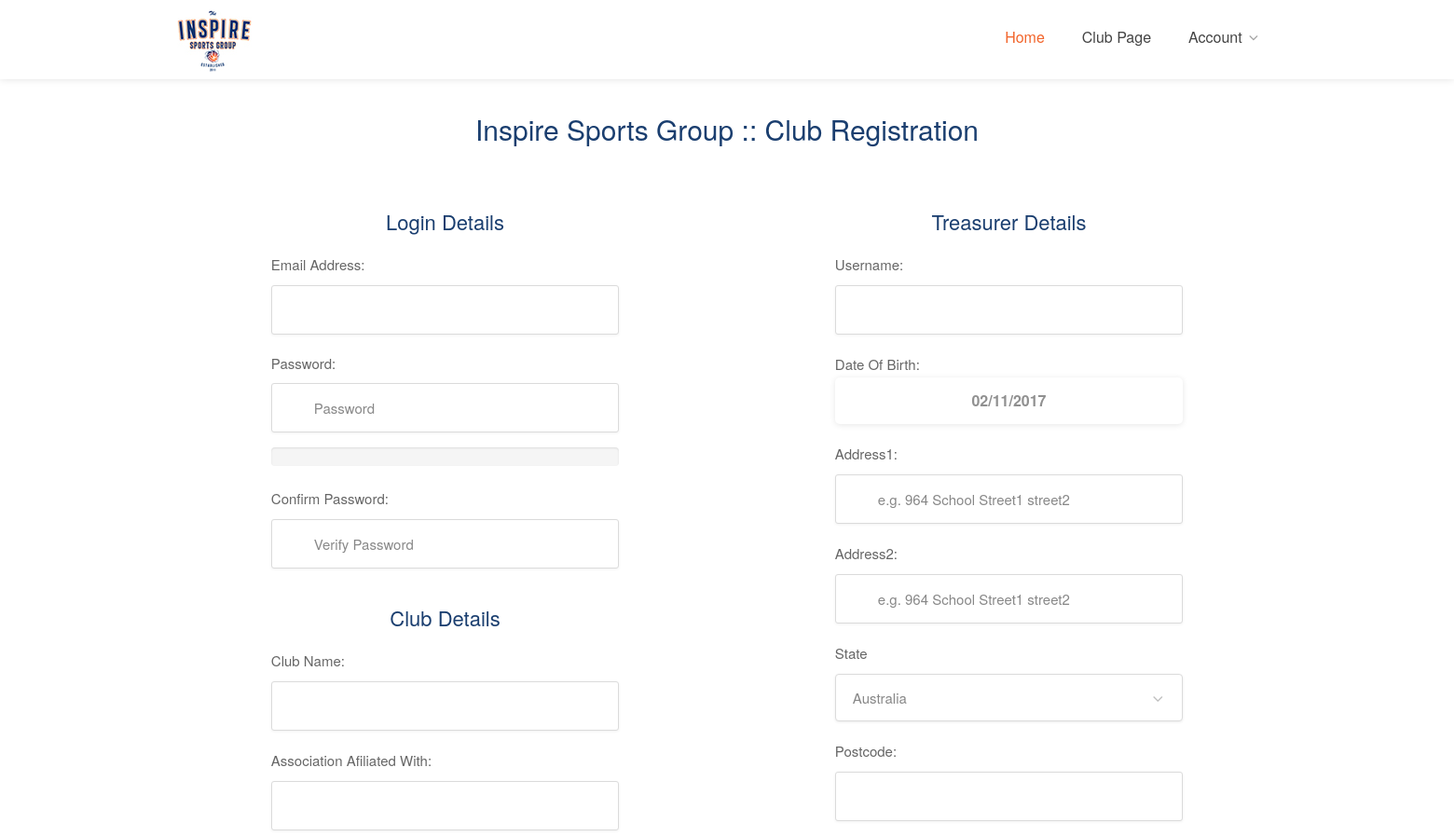
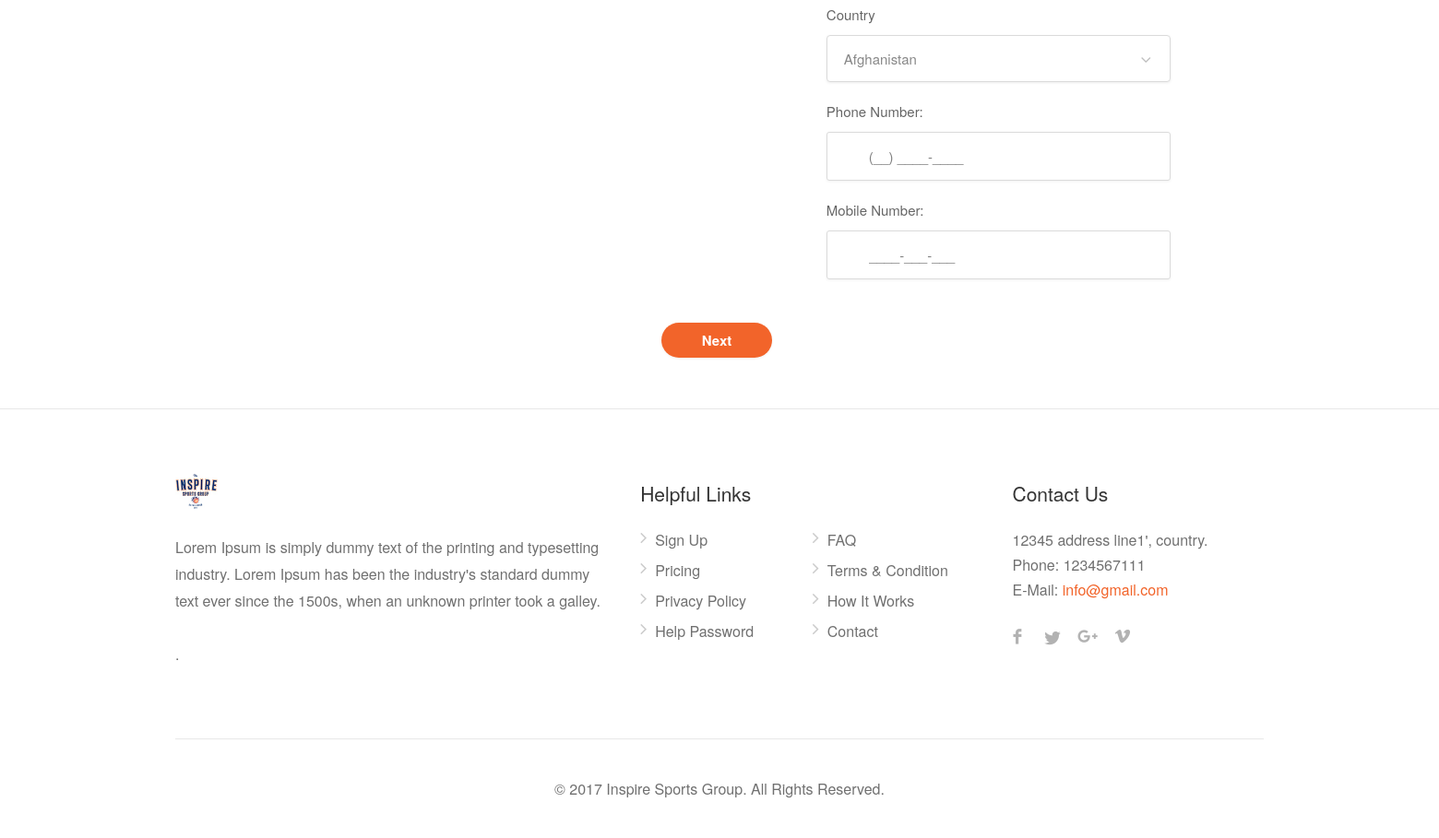
The page /index.php/netball/clubRegistrationForm on the database its author committed (2 pictures, top to bottom).
### tables this page shows
CREATE TABLE IF NOT EXISTS `tbl_countries` (
  `id` int(11) NOT NULL AUTO_INCREMENT,
  `country_code` varchar(2) NOT NULL DEFAULT '',
  `country_name` varchar(100) NOT NULL DEFAULT '',
  PRIMARY KEY (`id`)
);

CREATE TABLE IF NOT EXISTS `tbl_about_us` (
  `about_id` int(11) NOT NULL AUTO_INCREMENT,
  `description` longtext NOT NULL,
  PRIMARY KEY (`about_id`)
);

CREATE TABLE IF NOT EXISTS `tbl_contact_us` (
  `contact_us_id` int(11) NOT NULL AUTO_INCREMENT,
  `email` varchar(255) NOT NULL,
  `phone` varchar(255) NOT NULL,
  `address` longtext NOT NULL,
  PRIMARY KEY (`contact_us_id`)
);

### application/views/content_handler.php (called while the page is built)
<?php include('header.php');?>
<?php include('navbar.php');?>
<?php include('content.php');?>
<?php include('footer.php');?>

### application/controllers/Netball.php (called while the page is built, shortened)
<?php
class Netball extends CI_Controller {
    public function __construct()
    {
        $this->load->library(array('session'));
        $this->load->model('Netballmodel');
    }
    public function clubRegistrationForm()
    {
        $data['countrylist'] = $this->Netballmodel->getcountrylist();
        $data['aboutusinfo'] = $this->Netballmodel->getaboutusinfo();
        $data['contactusinfo'] = $this->Netballmodel->getcontactusinfo();
        $data['sociallinkdatalist'] = $this->Netballmodel->getsociallinkdatalist();
        $data['pageName'] = "CLUB_REGISTRATION_FORM";
        $this->load->view("content_handler", $data);
    }
}

### index.php (called while the page is built, shortened)
<?php
require_once BASEPATH.'core/CodeIgniter.php';

### application/models/Netballmodel.php (called while the page is built, shortened)
<?php
Class Netballmodel extends CI_Model
{
    public function getcountrylist()
    {
        $this->db->select('*');
        $this->db->from('tbl_countries');
        return $this->db->get()->result();
    }
     public function getaboutusinfo()
    {
        $this->db->select('*');
        $this->db->from('tbl_about_us');
        return $this->db->get()->row();
    }
     public function getcontactusinfo()
    {
        $this->db->select('*');
        $this->db->from('tbl_contact_us');
        return $this->db->get()->row();
    }
     public function getsociallinkdatalist()
    {
        $this->db->select('*');
        $this->db->from('tbl_social_link');
        $this->db->where('status',1);
        return $this->db->get()->result();
    }
}

### application/views/contents/club-registration-form.php (the view, shortened to what this page needs)
<div class="fullwidth-box padding-bottom-35" id="services">
	<div class="container">
		<h3 class="headline centered margin-bottom-45 padding-top-35">Inspire Sports Group :: Club Registration</h3>
		<div class="row">
			<form action="<?php echo site_url();?>/netball/clubRegistrationFormdata" method="post" id="club_reg" class="sign-in-form" enctype="multipart/form-data">
				<div class="col-md-4 col-md-offset-1">
					<h4 class="headline centered margin-bottom-15 padding-top-25">Login Details</h4>
					<p class="form-row form-row-wide">
						<label for="email2">Email Address:
							<i class="im im-icon-Mail"></i>
							<input type="email" class="input-text" name="email" id="email2"  required/>
						</label>
					</p>
					<div class="form-row form-group form-row-wide">
						<label for="password">Password:
							<i class="im im-icon-Lock-2" style="top: 48px;"></i>
							<input class="input-text exampleInputPassword1" id="password" name="password" type="password" pattern="^\S{6,}$" onchange="this.setCustomValidity(this.validity.patternMismatch ? 'Must have at least 6 characters' : ''); if(this.checkValidity()) form.password_two.pattern = this.value;"  placeholder="Password" required/>
							<div class="progress">
				            </div>
						</label>
					</div>
					<p class="form-row form-row-wide">
						<label for="password_two">Confirm Password:
							<i class="im im-icon-Lock-2"></i>
							<input class="input-text" title="password do not match" id="password_two" name="password_two" type="password" pattern="^\S{6,}$" onchange="this.setCustomValidity(this.validity.patternMismatch ? 'Please enter the same Password as above' : '');" placeholder="Verify Password" required/>
						</label>
					</p>
					<h4 class="headline centered margin-bottom-15 padding-top-25">Club Details</h4>
					<p class="form-row form-row-wide">
						<label for="username3">Club Name:
							<i class="im im-icon-Tennis-Ball"></i>
							<input type="text" class="input-text" name="clubname" id="clubname" required/>
						</label>
					</p>
					<p class="form-row form-row-wide">
						<label for="username4">Association Afiliated With:
							<i class="im im-icon-Data-Yes"></i>
							<input type="text" class="input-text" name="association" id="association"  required/>
						</label>
					</p>
				</div>
				<div class="col-md-4 col-md-offset-2">
					<h4 class="headline centered margin-bottom-15 padding-top-25">Treasurer Details</h4>
					<p class="form-row form-row-wide">
						<label for="username2">Username:
							<i class="im im-icon-Male"></i>
							<input type="text" class="input-text" name="username" id="username2" required/>
						</label>
					</p>
					<p class="form-row form-row-wide">
						<label for="dateofbirth">Date Of Birth:
							<input type="text" name="dateofbirth" id="booking-date" data-lang="en" data-large-mode="true" data-min-year="1800" data-max-year="2020" data-format="d/m/Y">
						</label>
					</p>
					<p class="form-row form-row-wide">
						<label for="address">Address1:
							<i class="im im-icon-Location-2"></i>
							<input type="text" name="address1" id="address1" placeholder="e.g. 964 School Street1 street2" required>
						</label>
					</p>
					<p class="form-row form-row-wide">
						<label for="address">Address2:
							<i class="im im-icon-Location-2"></i>
							<input type="text" name="address2" id="address2" placeholder="e.g. 964 School Street1 street2">
						</label>
					</p>
					<p class="form-row form-row-wide">
						<label for="select1">State</label>
						<select name="state" id="state" class="chosen-select-no-single"  required>
							<option value="Australia" selected>Australia</option>
						</select>
					</p>
					<p class="form-row form-row-wide">
						<label for="postcode">Postcode:
							<i class="im im-icon-Post-Office"></i>
							<input type="text" class="input-text" name="postcode" id="postcode"  required/>
						</label>
					</p>
					<p class="form-row form-row-wide">
						<label for="select1">Country</label>
						<select name="country" id="country" class="chosen-select-no-single"  required>
							<?php foreach ($countrylist as $country) { ?>
						    	<option value="<?php if (!empty($country->country_name)) echo $country->country_name; ?>"><?php if (!empty($country->country_name)) echo $country->country_name; ?></option>
							<?php } ?>
						</select>
					</p>
					<p class="form-row form-row-wide">
						<label for="phonenumber">Phone Number:
							<i class="im im-icon-Phone"></i>
							<input id="phone" type="tel" name="phone" value="(__) ____-____" >
						</label>
					</p>
					<p class="form-row form-row-wide">
						<label for="mobilenumber">Mobile Number:
							<i class="im im-icon-Phone-4G"></i>
							<input id="phone2" type="tel" name="mobile" value="____-___-___" pattern="[0-9]{4}-?[0-9]{3}-?[0-9]{3}$" required>
						</label>
					</p>
				</div>
				<div class="clearfix"></div>
				<div class="col-md-12 text-center">
					<input type="submit" id="submit-action" class="button border fw margin-top-30 margin-bottom-20" name="register" value="Next" style="width: 10%" />
				</div>
			</form>
		</div>
	</div>
</div>

### application/views/footer.php (shortened to what this page needs)
<link rel="stylesheet" href="https://cdnjs.cloudflare.com/ajax/libs/font-awesome/4.7.0/css/font-awesome.min.css">
  <div id="footer">
    <div class="container">
      <div class="row">
        <div class="col-md-5 col-sm-6">
          <img class="footer-logo" src="<?php echo base_url('assets/images/logoinspire.jpg');?>" alt=""> <br>
          <br>
          <p><?php if (!empty($aboutusinfo->description)) echo $aboutusinfo->description; ?>.</p>
        </div>
        <div class="col-md-4 col-sm-6 ">
          <h4>Helpful Links</h4>
          <ul class="footer-links">
            <li><a href="<?php echo site_url('netball/registerAccType');?>">Sign Up</a></li>
            <li><a href="<?php echo site_url('netball/pricing');?>">Pricing</a></li>
            <li><a href="<?php echo site_url('netball/privacy');?>">Privacy Policy</a></li>
            <li><a href="<?php echo site_url('netball/help_password');?>">Help Password</a></li>
          </ul>
          <ul class="footer-links">
            <li><a href="<?php echo site_url('netball/faq');?>">FAQ</a></li>
            <li><a href="<?php echo site_url('netball/terms_condition');?>">Terms & Condition</a></li>
            <li><a href="<?php echo site_url('netball/working');?>">How It Works</a></li>
            <li><a href="<?php echo site_url('netball/contact');?>">Contact</a></li>
          </ul>
          <div class="clearfix"></div>
        </div>
        <div class="col-md-3  col-sm-12">
          <h4>Contact Us</h4>
          <div class="text-widget"> <span><?php if (!empty($contactusinfo->address)) echo $contactusinfo->address; ?></span> <br>
            Phone: <span><?php if (!empty($contactusinfo->phone)) echo $contactusinfo->phone; ?></span><br>
            E-Mail:<span> <a href="#"><?php if (!empty($contactusinfo->email)) echo $contactusinfo->email; ?></a> </span><br>
          </div>
          <ul class="social-icons margin-top-20">
             <?php
              $fade = "";
              $service = "";
              $index = 0;
              foreach ($sociallinkdatalist as $sociallinkdata) {
                if($index == 0) {
                  $service = "facebook";
                  $fade = "icon-facebook";
                }
                else if($index == 1) {
                  $service = "twitter";
                  $fade = "icon-twitter";
                }
                else if($index == 2) {
                  $service = "gplus";
                  $fade = "icon-gplus";
                }
                else if($index == 3) {
                  $service = "vimeo";
                  $fade = "icon-vimeo";
                }
                 else if($index == 4) {
                 break;
                }
              ?>
                <li><a class="<?php echo $service; ?>" href="<?php if (!empty($sociallinkdata->link)) echo $sociallinkdata->link; ?>" target="new"><i class="<?php echo $fade; ?>"></i></a></li>
            <?php $index++; } ?>
          </ul>
        </div>
      </div>
      <div class="row">
        <div class="col-md-12">
          <div class="copyrights">© 2017 Inspire Sports Group. All Rights Reserved.</div>
        </div>
      </div>
    </div>
  </div>
<link href="<?php echo base_url('assets/css/plugins/datedropper.css');?>" rel="stylesheet" type="text/css">
</body>
</html>

### assets/css/colors/main.css (style rules this page uses)
.style-2 .trigger.active a,.style-2 .ui-accordion .ui-accordion-header-active:hover,.style-2 .ui-accordion .ui-accordion-header-active,#posts-nav li a:hover,.plan.featured .listing-badge,.post-content h3 a:hover,.add-review-photos i,.show-more-button i,.listing-details-sidebar li a,.star-rating .rating-counter a:hover,.more-search-options-trigger:after,.header-widget .sign-in:hover,#footer a,#footer .footer-links li a:hover,#navigation.style-1 .current,#navigation.style-1 ul li:hover a,.user-menu.active .user-name:after,.user-menu:hover .user-name:after,.user-menu.active .user-name,.user-menu:hover .user-name,.main-search-input-item.location a:hover,.chosen-container .chosen-results li.highlighted,.input-with-icon.location a i:hover,.sort-by .chosen-container-single .chosen-single div:after,.sort-by .chosen-container-single .chosen-default,.panel-dropdown a:after,.post-content a.read-more,.post-meta li a:hover,.widget-text h5 a:hover,.about-author a,a.button.border.white:hover,.icon-box-2 i,a.button.border,.style-2 .ui-accordion .ui-accordion-header:hover,.style-2 .trigger a:hover,.plan.featured .listing-badges .featured,.list-4 li:before,.list-3 li:before,.list-2 li:before,.list-1 li:before,.info-box h4,.testimonial-carousel .slick-slide.slick-active .testimonial:before,.sign-in-form .tabs-nav li a:hover,.sign-in-form .tabs-nav li.active a,.lost_password:hover a,#top-bar .social-icons li a:hover i,.listing-share .social-icons li a:hover i,.agent .social-icons li a:hover i,#footer .social-icons li a:hover i,.headline span i { color:#f2642a; }
.category-small-box:hover,.pricing-list-container h4:after,#backtotop a,.chosen-container-multi .chosen-choices li.search-choice,.select-options li:hover,button.panel-apply,.layout-switcher a:hover,.listing-features.checkboxes li:before,.comment-by a.reply:hover,.add-review-photos:hover,.office-address h3:after,.post-img:before,button.button,input[type="button"],input[type="submit"],a.button,a.button.border:hover,table.basic-table th,.plan.featured .plan-price,mark.color,.style-4 .tabs-nav li.active a,.style-5 .tabs-nav li.active a,.dashboard-list-box .button.gray:hover,.change-photo-btn:hover,.dashboard-list-box a.rate-review:hover,input:checked+.slider,.add-pricing-submenu.button:hover,.add-pricing-list-item.button:hover,.custom-zoom-in:hover,.custom-zoom-out:hover,#geoLocation:hover,#streetView:hover,#scrollEnabling:hover,#scrollEnabling.enabled,#mapnav-buttons a:hover,#sign-in-dialog .mfp-close:hover,#small-dialog .mfp-close:hover { background-color:#f2642a; }

### rows shown on the page
tbl_countries: country_name "Afghanistan"
tbl_about_us: description "Lorem Ipsum is simply dummy text of the printing and typesetting industry. Lorem Ipsum has been the industry's standard dummy text ever since the 1500s, when an unknown printer took a galley."
tbl_contact_us: address "12345 address line1', country.", phone "1234567111", email "info@gmail.com"
